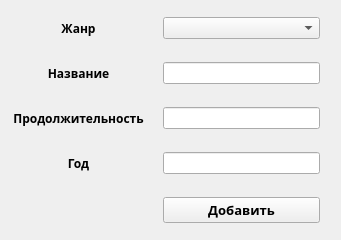
<?xml version="1.0" encoding="UTF-8"?>
<ui version="4.0">
 <class>Form</class>
 <widget class="QWidget" name="Form">
  <property name="geometry">
   <rect>
    <x>0</x>
    <y>0</y>
    <width>341</width>
    <height>240</height>
   </rect>
  </property>
  <property name="minimumSize">
   <size>
    <width>341</width>
    <height>240</height>
   </size>
  </property>
  <property name="maximumSize">
   <size>
    <width>341</width>
    <height>240</height>
   </size>
  </property>
  <property name="windowTitle">
   <string>Добавление</string>
  </property>
  <widget class="QWidget" name="gridWidget" native="true">
   <property name="geometry">
    <rect>
     <x>0</x>
     <y>0</y>
     <width>320</width>
     <height>240</height>
    </rect>
   </property>
   <layout class="QGridLayout" name="gridLayout">
    <item row="1" column="0">
     <widget class="QLabel" name="label_1">
      <property name="sizePolicy">
       <sizepolicy hsizetype="Expanding" vsizetype="Preferred">
        <horstretch>0</horstretch>
        <verstretch>0</verstretch>
       </sizepolicy>
      </property>
      <property name="font">
       <font>
        <family>Myanmar Text</family>
        <pointsize>9</pointsize>
        <weight>75</weight>
        <bold>true</bold>
       </font>
      </property>
      <property name="text">
       <string>Название</string>
      </property>
      <property name="alignment">
       <set>Qt::AlignCenter</set>
      </property>
     </widget>
    </item>
    <item row="0" column="0">
     <widget class="QLabel" name="label_4">
      <property name="sizePolicy">
       <sizepolicy hsizetype="Expanding" vsizetype="Preferred">
        <horstretch>0</horstretch>
        <verstretch>0</verstretch>
       </sizepolicy>
      </property>
      <property name="font">
       <font>
        <family>Myanmar Text</family>
        <pointsize>9</pointsize>
        <weight>75</weight>
        <bold>true</bold>
       </font>
      </property>
      <property name="text">
       <string>Жанр</string>
      </property>
      <property name="alignment">
       <set>Qt::AlignCenter</set>
      </property>
     </widget>
    </item>
    <item row="3" column="0">
     <widget class="QLabel" name="label_2">
      <property name="sizePolicy">
       <sizepolicy hsizetype="Expanding" vsizetype="Preferred">
        <horstretch>0</horstretch>
        <verstretch>0</verstretch>
       </sizepolicy>
      </property>
      <property name="font">
       <font>
        <family>Myanmar Text</family>
        <weight>75</weight>
        <bold>true</bold>
       </font>
      </property>
      <property name="text">
       <string>Год</string>
      </property>
      <property name="alignment">
       <set>Qt::AlignCenter</set>
      </property>
     </widget>
    </item>
    <item row="3" column="1">
     <widget class="QLineEdit" name="new_year">
      <property name="sizePolicy">
       <sizepolicy hsizetype="Expanding" vsizetype="Fixed">
        <horstretch>0</horstretch>
        <verstretch>0</verstretch>
       </sizepolicy>
      </property>
      <property name="alignment">
       <set>Qt::AlignCenter</set>
      </property>
     </widget>
    </item>
    <item row="0" column="1">
     <widget class="QComboBox" name="new_combo">
      <property name="sizePolicy">
       <sizepolicy hsizetype="Expanding" vsizetype="Fixed">
        <horstretch>0</horstretch>
        <verstretch>0</verstretch>
       </sizepolicy>
      </property>
     </widget>
    </item>
    <item row="2" column="1">
     <widget class="QLineEdit" name="new_dur">
      <property name="sizePolicy">
       <sizepolicy hsizetype="Expanding" vsizetype="Fixed">
        <horstretch>0</horstretch>
        <verstretch>0</verstretch>
       </sizepolicy>
      </property>
      <property name="alignment">
       <set>Qt::AlignCenter</set>
      </property>
     </widget>
    </item>
    <item row="1" column="1">
     <widget class="QLineEdit" name="new_name">
      <property name="sizePolicy">
       <sizepolicy hsizetype="Expanding" vsizetype="Fixed">
        <horstretch>0</horstretch>
        <verstretch>0</verstretch>
       </sizepolicy>
      </property>
      <property name="alignment">
       <set>Qt::AlignCenter</set>
      </property>
     </widget>
    </item>
    <item row="2" column="0">
     <widget class="QLabel" name="label">
      <property name="sizePolicy">
       <sizepolicy hsizetype="Expanding" vsizetype="Preferred">
        <horstretch>0</horstretch>
        <verstretch>0</verstretch>
       </sizepolicy>
      </property>
      <property name="font">
       <font>
        <family>Myanmar Text</family>
        <pointsize>9</pointsize>
        <weight>75</weight>
        <bold>true</bold>
       </font>
      </property>
      <property name="text">
       <string>Продолжительность</string>
      </property>
      <property name="alignment">
       <set>Qt::AlignCenter</set>
      </property>
     </widget>
    </item>
    <item row="4" column="1">
     <widget class="QPushButton" name="new_el">
      <property name="sizePolicy">
       <sizepolicy hsizetype="Expanding" vsizetype="Fixed">
        <horstretch>0</horstretch>
        <verstretch>0</verstretch>
       </sizepolicy>
      </property>
      <property name="font">
       <font>
        <family>Myanmar Text</family>
        <pointsize>10</pointsize>
        <weight>75</weight>
        <bold>true</bold>
       </font>
      </property>
      <property name="text">
       <string>Добавить</string>
      </property>
     </widget>
    </item>
   </layout>
  </widget>
 </widget>
 <resources/>
 <connections/>
</ui>
